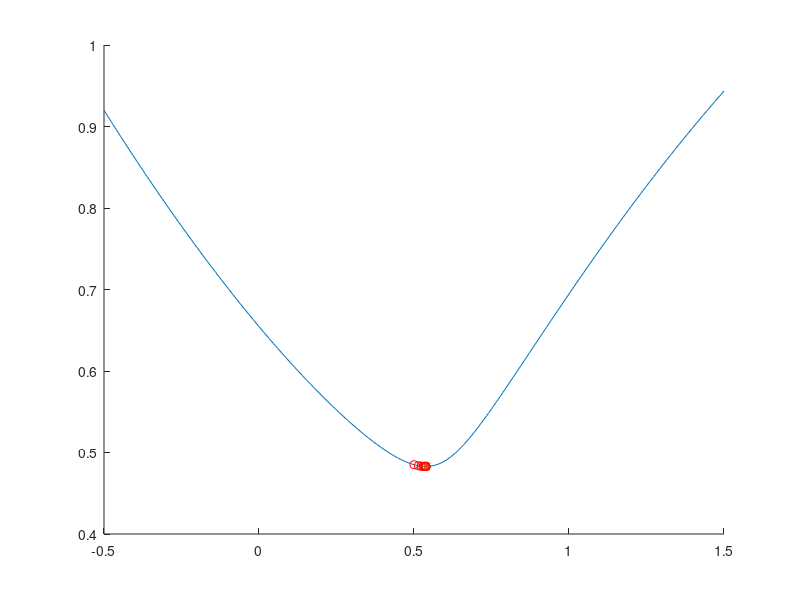

The MATLAB source for this figure:
clear;

u0 = rand;
u1 = rand;
h = rand;
s = rand;
s0 = rand;
s1 = rand;
theta = rand;
p0 = randn(3, 1);
p1 = randn(3, 1);

% theta = 0.5;
% u0 = 0; u1 = 1.41421; s = 1; s0 = 1; s1 = 1; h = 1;
% p0 = [1; 0; 0];
% p1 = [0; 1; 0];

fprintf(['u0 = %g, u1 = %g, h = %g, s = %g, s0 = %g, s1 = %g, theta ' ...
         '= %g\n'], u0, u1, h, s, s0, s1, theta);

fprintf('p0 = (%g, %g, %g)\n', p0(1), p0(2), p0(3));
fprintf('p1 = (%g, %g, %g)\n', p1(1), p1(2), p1(3));

du = u1 - u0;
dp = p1 - p0;
ds = s1 - s0;
s = @(lam) (1 - theta)*s + theta*((1 - lam)*s0 + lam*s1);

p = @(lam) p0 + lam*dp;

u = @(lam) (1 - lam)*u0 + lam*u1;

q = @(lam) p(lam)'*p(lam);
dq = @(lam) 2*dp'*p(lam);
d2q = 2*dp'*dp;

l = @(lam) sqrt(q(lam));

F1 = @(lam) u(lam) + h*s(lam)*sqrt(p(lam)'*p(lam));
dF1 = @(lam) du + h*(ds*theta*p(lam)'*p(lam) + s(lam)*dp'*p(lam))/l(lam);
d2F1 = @(lam) h*(s(lam)*(dp'*p(lam))^2/(p(lam)'*p(lam)) + ds*theta*dp'*p(lam) + ...
                                                  2*s(lam)*dp'*dp)/(l(lam));

g = @(lam) -dF1(lam)/d2F1(lam);

iter = 1;
maxiters = 100;

lam(iter) = 0.5;
F1iters(iter) = F1(lam(iter));
alpha(iter) = 1;

c = 0.4;
c1 = 1e-4;
c2 = 0.9;

suff_dec_cond = @(x, a) F1(x + a*g(x)) <= F1(x) + c1*a*dF1(x)*g(x);

goldstein_conds = @(x, a) ...
    F1(lam) + (1 - c)*a*dF1(x)*g(x) <= F1(x + a*g(x)) && ...
    F1(x + a*g(x)) <= F1(x) + c*a*dF1(x)*g(x);

wolfe_conds = @(x, a) ...
    F1(x + a*g(x)) <= F1(x) + c1*a*dF1(x)*g(x) && ...
    dF1(x + a*g(x)) >= c2*dF1(x)*g(x);

strong_wolfe_conds = @(x, a) ...
    F1(x + a*g(x)) <= F1(x) + c1*a*dF1(x)*g(x) && ...
    abs(dF1(x + a*g(x))) >= c2*abs(dF1(x)*g(x));

while iter < 100 && norm(g(lam(iter)), 'inf') > eps
    alpha(iter) = 1;
    while ~suff_dec_cond(lam(iter), alpha(iter))
        alpha(iter) = 0.9*alpha(iter);
    end

    gs(iter) = g(lam(iter));
    lam(iter + 1) = lam(iter) + alpha(iter)*gs(iter);
    iter = iter + 1;
    lam(iter) = max(0, min(1, lam(iter)));

    F1iters(iter) = F1(lam(iter));
    assert(F1iters(iter) <= F1iters(iter - 1));

    tol = 10*eps;
    dlam = lam(iter) - lam(iter - 1);
    dF1iters = F1iters(iter) - F1iters(iter - 1);
    if abs(dlam) < tol || abs(dF1iters) < tol
        break
    end
end
arglam = max(0, min(1, lam(iter)));
fprintf('F1 = %0.16g\n', F1(arglam));

Lams = linspace(-0.5, 1.5, 151);
F1s = zeros(size(Lams), 'like', Lams);
for i = 1:length(F1s)
    F1s(i) = F1(Lams(i));
end

figure;
hold on;
plot(Lams, F1s);
scatter(lam, F1iters, 'r');
plot(arglam, F1(arglam), '*');
xlim([min(Lams) max(Lams)]);
